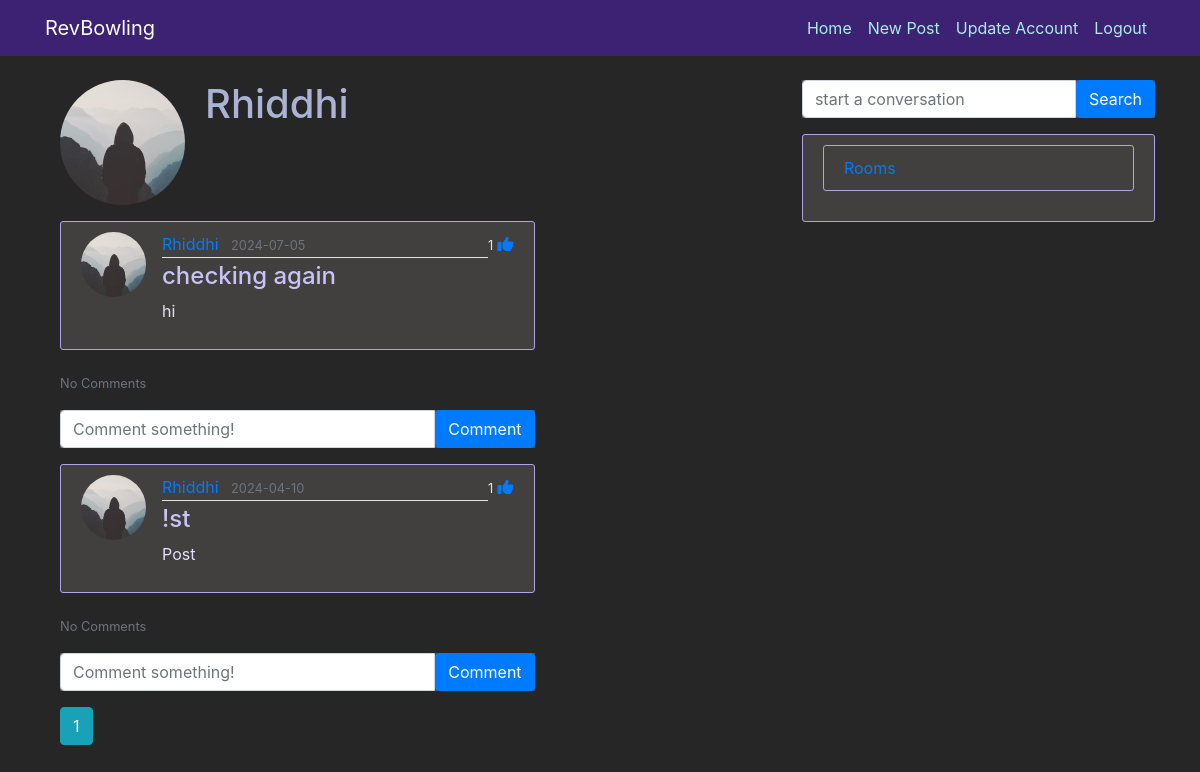
The page /user/Rhiddhi (signed in) on the database its author committed.
### flaskblog/models.py (models this page shows, shortened)
class User(db.Model, UserMixin):
    id = db.Column(db.Integer, primary_key=True)
    username = db.Column(db.String(20), unique=True, nullable=False)
    email = db.Column(db.String(120), unique=True, nullable=False)
    image_file = db.Column(db.String(20), nullable=False, default='default.jpg')
    password = db.Column(db.String(60), nullable=False)
    posts = db.relationship('Post', backref='author', lazy=True)
    comments = db.relationship('Comment', backref='user', passive_deletes=True)
    likes = db.relationship('Like', backref='user', passive_deletes=True)
    chat = db.relationship('Chat', backref='user', lazy=True)

class Post(db.Model):
    id = db.Column(db.Integer, primary_key=True)
    title = db.Column(db.String(100), nullable=False)
    date_posted = db.Column(db.DateTime, nullable=False, default=datetime.utcnow)
    content = db.Column(db.Text, nullable=False)
    user_id = db.Column(db.Integer, db.ForeignKey('user.id'), nullable=False)
    comments = db.relationship('Comment', cascade="all,delete", backref='post')
    likes = db.relationship('Like', cascade="all,delete", backref='post')

### flaskblog/users/routes.py (the view)
@users.route("/user/<string:username>")
def user_posts(username):
    user = current_user.username
    rooms = Chat.query.filter(Chat.rooms.like(f'%{user}%')).order_by(Chat.date_created.desc()).group_by(Chat.rooms)
    page = request.args.get('page', 1, type=int)
    user = User.query.filter_by(username=username).first_or_404()
    posts = Post.query.filter_by(author=user)\
        .order_by(Post.date_posted.desc())\
        .paginate(page=page, per_page=5)
    image_file = url_for('static', filename='profile_pics/' + user.image_file)
    return render_template('user_posts.html', posts=posts, user=user, image_file=image_file, rooms=rooms)

### flaskblog/models.py (called while the page is built)
@login_manager.user_loader
def load_user(user_id):
    return User.query.get(int(user_id))

### flaskblog/templates/user_posts.html (shortened to what this page needs)
{% extends "layout.html" %}
{% block content %}
    <div class="media">
      <img class="rounded-circle account-img" src="{{ image_file }}">
      <div class="media-body">
        <h6 class="account-heading">{{ user.username}}</h6>
      </div>
    </div>
    {% for post in posts.items %}
        <article class="media content-section">
          <img class="rounded-circle article-img" src="{{ url_for('static', filename='profile_pics/' + post.author.image_file) }}">
          <div class="media-body">
            <div class="article-metadata">
              <a class="mr-2" href="{{ url_for('users.user_posts', username=post.author.username) }}">{{ post.author.username }}</a>
              <small class="text-muted">{{ post.date_posted.strftime('%Y-%m-%d') }}</small>
            </div>
            <h4><a class="article-title" href="{{ url_for('posts.post', post_id=post.id) }}">{{ post.title }}</a></h4>
            <p class="article-content">{{ post.content }}</p>
          </div>
          <div>
            <small>{{ post.likes|length}}</small>
            {% if current_user in post.likes|map(attribute="user")%}
            <a href="/like-post/{{post.id}}"><i class="fas fa-thumbs-up"></i></a>
            {% else %}
            <a href="/like-post/{{post.id}}"><i class="far fa-thumbs-up"></i></a>
            {% endif %}
          </div>
        </article>
        <div>
        <div >
      <p class="card-text">
      {% if post.comments|length > 0 %}
      <a data-bs-toggle="collapse" href="#comments-{{post.id}}" role="button">
        <small>View {{post.comments|length}} Comments</small>
      </a>
      {% else %}
      <small class="text-muted">No Comments</small>
      {% endif %}
     </p>
       <form
          class="input-group mb-3"
          method="POST"
          action="/create-comment/{{post.id}}">
          <input
              type="text"
              id="text"
              name="text"
              class="form-control"
              placeholder="Comment something!"/>
          <button type="submit" class="btn btn-primary">Comment</button>
        </form>
    </div>
  </div>
    {% endfor %}
    <div id="bottom">
    {% for page_num in posts.iter_pages(left_edge=1, right_edge=1, left_current=1, right_current=2) %}
      {% if page_num %}
        {% if posts.page == page_num %}
          <a class="btn btn-info mb-4" href="{{ url_for('users.user_posts', username=user.username, page=page_num) }}">{{ page_num }}</a>
        {% else %}
          <a class="btn btn-outline-info mb-4" href="{{ url_for('users.user_posts', username=user.username, page=page_num) }}">{{ page_num }}</a>
        {% endif %}
      {% else %}
        ...
      {% endif %}
    {% endfor %}
    </div>
{% endblock content %}

### flaskblog/static/main.css (style rules this page uses)
body { background: #262627; color: #e5e1fc; margin-top: 5rem; }
#bottom { position: absolute; bottom: 50; left: 50; }
h1, h2, h3, h4, h5, h6 { color: #abb3d4; }
.input-group { background-color: #4e4c52; }
.content-section { background: #423f3f; padding: 10px 20px; border: 1px solid #b1a4e5; border-radius: 3px; margin-bottom: 20px; }
.article-title { color: #c7c4f5; }
.article-content { white-space: pre-line; }
.article-img { height: 65px; width: 65px; margin-right: 16px; }
.article-metadata { padding-bottom: 1px; margin-bottom: 4px; border-bottom: 1px solid #e3e3e3 }
.account-img { height: 125px; width: 125px; margin-right: 20px; margin-bottom: 16px; }
.account-heading { font-size: 2.5rem; }

### rows shown on the page
User: username "Rhiddhi"
Post: image_file (placeholder picture), author.username "Rhiddhi", date_posted "2024-07-05", title "checking again", content "hi", likes|length "1"
Post: image_file (placeholder picture), author.username "Rhiddhi", date_posted "2024-04-10", title "!st", content "Post", likes|length "1"

### other values the page prints
{{ page_num }} "1"
